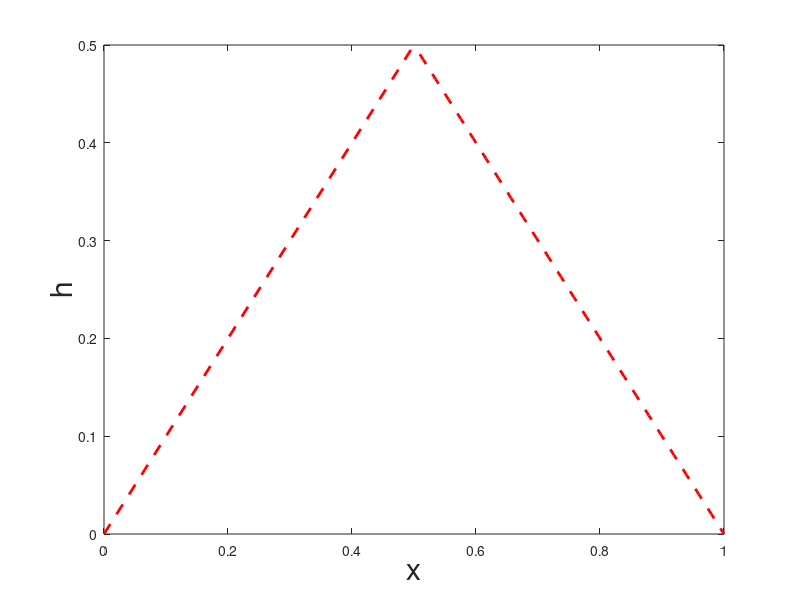

This figure's MATLAB source: (Note: this script raises an error after producing the figure.)
% Description: This MATLAB program solves the thin-film equation 
%           h_t + (h^2 h_xxx)_x = 0
% with nonzero contact angles and kinematic condition. The solution h(t,x) 
% is a function of space 'x' and time 't' and defined on a domain 
% omega=(x(1),x(n)) which depends on time. 
%
% Corresponding article in *Journal of Computational Physics* available under 
% http://dx.doi.org/10.1016/j.jcp.2015.04.041.
%
% written by Dirk Peschka
% GNU GPL 2

clear all

% set model & computational paramters
L     = 1.0;  % initial domain size (0,L)
T     = 0.2;  % final time
SL    = 1.0;  % negative spreading coefficient at x=x-
SR    = 1.0;  % negative spreading coefficient at x=x+
g1    = 0.0;  % tangential gravity
g2    = 0.0;  % normal gravity
nt    = 100;  % number of time steps
npoint= 100;  % number of vertices

% create element decomposition for FE method
x               =linspace(0,L,npoint)';% vertices
nelement        =npoint-1;             % no elements
nd(1:nelement,1)=1:npoint-1;           % id left point of an element
nd(1:nelement,2)=2:npoint;             % id right point of an element
local_mass_p1   =[1/3 1/6;1/6 1/3];    % mass matrix for reference [0,1]

% * create & remember initial data
h  = L/2-abs(L/2-x); 

hi = h;xi = x;
t  = 0;dt = T/nt;

% initial data
hold off
plot(xi,hi,'r--','LineWidth',2);
xlabel('x','FontSize',22);ylabel('h','FontSize',22);
hold on
for it=1:nt       
    % construct system matrices
    build_FE_matrices % script: matrices A,S,M,Dx for FEM
    build_ALE_matrix  % script: matrices for ALE decomposition
    
    % FE problem: build right-hand-side rhs & solve
    rhs=[zeros(npoint,1);S*h+M*(2*g2*h-g1*x)];
    rhs(ndof+1)=rhs(ndof+1)+(SL+(dh(  1)^2)/2)/abs(dh(  1));
    rhs(2*ndof)=rhs(2*ndof)+(SR+(dh(end)^2)/2)/abs(dh(end));
    u = A\rhs; % solve for u=(hdot,pi)^t
    
    % perform ALE decomposition & update solution
    U = (I-P)\u(1:ndof); % select only u, forget p
    h = h + dt*I*U;      % update h
    x = x + dt*X*U;      % update x
    
    % plot numerical solution
    if mod(it,10)==1
        plot(x,h,'b-','LineWidth',2);
        drawnow
    end
end
legend('initial','t > 0')
set(gca,'FontSize',22)
hold off